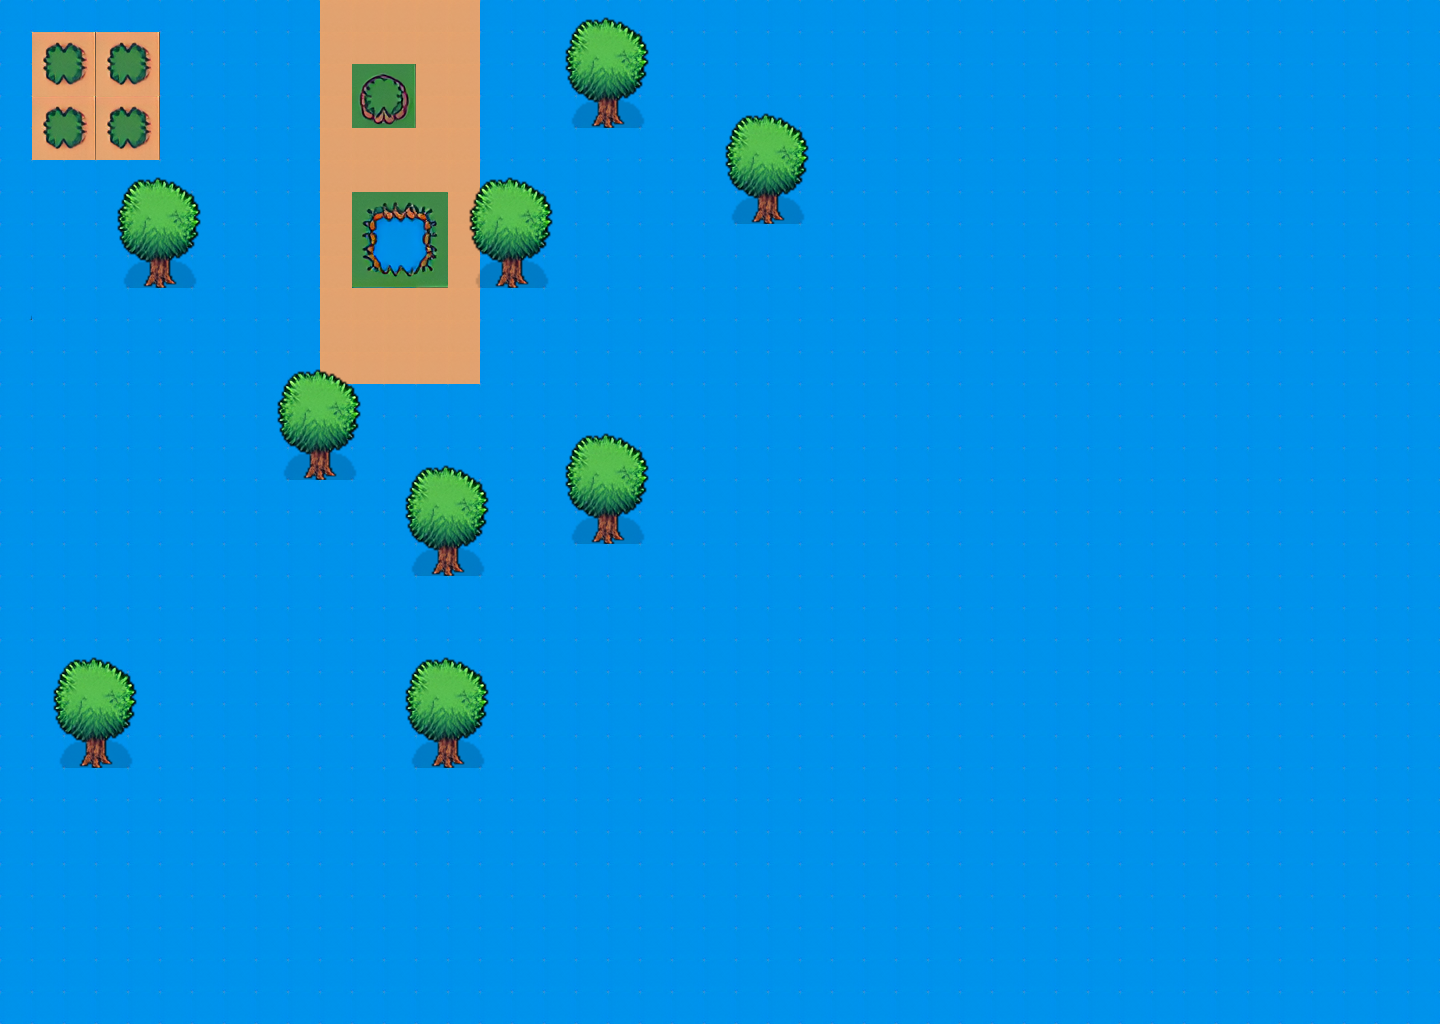

Below is a game level as drawn by its tile map, then a one-line description and the .tmx file that defines it, in full:
An orthogonal 45x32 tile map with 32x32 px tiles, 2 tile layers (first, second), 6 tilesets.

<map version="1.10" tiledversion="1.10.2" orientation="orthogonal" renderorder="right-down" width="45" height="32" tilewidth="32" tileheight="32" infinite="0" nextlayerid="5" nextobjectid="1">
 <tileset firstgid="1" source="Water_Middle.tsx" />
 <tileset firstgid="2" source="Path_Tile.tsx" />
 <tileset firstgid="20" source="Oak_Tree.tsx" />
 <tileset firstgid="40" source="Grass_Middle.tsx" />
 <tileset firstgid="41" source="Cliff_Tile.tsx" />
 <tileset firstgid="59" source="Water_Tile.tsx" />
 <layer id="1" name="first" width="45" height="32">
  <data encoding="csv">
1,1,1,1,1,1,1,1,1,1,6,6,6,6,6,1,1,1,1,1,1,1,1,1,1,1,1,1,1,1,1,1,1,1,1,1,1,1,1,1,1,1,1,1,1,
1,11,12,11,12,1,1,1,1,1,6,6,6,6,6,1,1,1,1,1,1,1,1,1,1,1,1,1,1,1,1,1,1,1,1,1,1,1,1,1,1,1,1,1,1,
1,14,15,14,15,1,1,1,1,1,6,6,6,6,6,1,1,1,1,1,1,1,1,1,1,1,1,1,1,1,1,1,1,1,1,1,1,1,1,1,1,1,1,1,1,
1,11,12,11,12,1,1,1,1,1,6,6,6,6,6,1,1,1,1,1,1,1,1,1,1,1,1,1,1,1,1,1,1,1,1,1,1,1,1,1,1,1,1,1,1,
1,14,15,14,15,1,1,1,1,1,6,6,6,6,6,1,1,1,1,1,1,1,1,1,1,1,1,1,1,1,1,1,1,1,1,1,1,1,1,1,1,1,1,1,1,
1,1,1,1,1,1,1,1,1,1,6,6,6,6,6,1,1,1,1,1,1,1,1,1,1,1,1,1,1,1,1,1,1,1,1,1,1,1,1,1,1,1,1,1,1,
1,1,1,1,1,1,1,1,1,1,6,6,6,6,6,1,1,1,1,1,1,1,1,1,1,1,1,1,1,1,1,1,1,1,1,1,1,1,1,1,1,1,1,1,1,
1,1,1,1,1,1,1,1,1,1,6,6,6,6,6,1,1,1,1,1,1,1,1,1,1,1,1,1,1,1,1,1,1,1,1,1,1,1,1,1,1,1,1,1,1,
1,1,1,1,1,1,1,1,1,1,6,6,6,6,6,1,1,1,1,1,1,1,1,1,1,1,1,1,1,1,1,1,1,1,1,1,1,1,1,1,1,1,1,1,1,
1,1,1,1,1,1,1,1,1,1,6,6,6,6,6,1,1,1,1,1,1,1,1,1,1,1,1,1,1,1,1,1,1,1,1,1,1,1,1,1,1,1,1,1,1,
1,1,1,1,1,1,1,1,1,1,6,6,6,6,6,1,1,1,1,1,1,1,1,1,1,1,1,1,1,1,1,1,1,1,1,1,1,1,1,1,1,1,1,1,1,
1,1,1,1,1,1,1,1,1,1,6,6,6,6,6,1,1,1,1,1,1,1,1,1,1,1,1,1,1,1,1,1,1,1,1,1,1,1,1,1,1,1,1,1,1,
1,1,1,1,1,1,1,1,1,1,1,1,1,1,1,1,1,1,1,1,1,1,1,1,1,1,1,1,1,1,1,1,1,1,1,1,1,1,1,1,1,1,1,1,1,
1,1,1,1,1,1,1,1,1,1,1,1,1,1,1,1,1,1,1,1,1,1,1,1,1,1,1,1,1,1,1,1,1,1,1,1,1,1,1,1,1,1,1,1,1,
1,1,1,1,1,1,1,1,1,1,1,1,1,1,1,1,1,1,1,1,1,1,1,1,1,1,1,1,1,1,1,1,1,1,1,1,1,1,1,1,1,1,1,1,1,
1,1,1,1,1,1,1,1,1,1,1,1,1,1,1,1,1,1,1,1,1,1,1,1,1,1,1,1,1,1,1,1,1,1,1,1,1,1,1,1,1,1,1,1,1,
1,1,1,1,1,1,1,1,1,1,1,1,1,1,1,1,1,1,1,1,1,1,1,1,1,1,1,1,1,1,1,1,1,1,1,1,1,1,1,1,1,1,1,1,1,
1,1,1,1,1,1,1,1,1,1,1,1,1,1,1,1,1,1,1,1,1,1,1,1,1,1,1,1,1,1,1,1,1,1,1,1,1,1,1,1,1,1,1,1,1,
1,1,1,1,1,1,1,1,1,1,1,1,1,1,1,1,1,1,1,1,1,1,1,1,1,1,1,1,1,1,1,1,1,1,1,1,1,1,1,1,1,1,1,1,1,
1,1,1,1,1,1,1,1,1,1,1,1,1,1,1,1,1,1,1,1,1,1,1,1,1,1,1,1,1,1,1,1,1,1,1,1,1,1,1,1,1,1,1,1,1,
1,1,1,1,1,1,1,1,1,1,1,1,1,1,1,1,1,1,1,1,1,1,1,1,1,1,1,1,1,1,1,1,1,1,1,1,1,1,1,1,1,1,1,1,1,
1,1,1,1,1,1,1,1,1,1,1,1,1,1,1,1,1,1,1,1,1,1,1,1,1,1,1,1,1,1,1,1,1,1,1,1,1,1,1,1,1,1,1,1,1,
1,1,1,1,1,1,1,1,1,1,1,1,1,1,1,1,1,1,1,1,1,1,1,1,1,1,1,1,1,1,1,1,1,1,1,1,1,1,1,1,1,1,1,1,1,
1,1,1,1,1,1,1,1,1,1,1,1,1,1,1,1,1,1,1,1,1,1,1,1,1,1,1,1,1,1,1,1,1,1,1,1,1,1,1,1,1,1,1,1,1,
1,1,1,1,1,1,1,1,1,1,1,1,1,1,1,1,1,1,1,1,1,1,1,1,1,1,1,1,1,1,1,1,1,1,1,1,1,1,1,1,1,1,1,1,1,
1,1,1,1,1,1,1,1,1,1,1,1,1,1,1,1,1,1,1,1,1,1,1,1,1,1,1,1,1,1,1,1,1,1,1,1,1,1,1,1,1,1,1,1,1,
1,1,1,1,1,1,1,1,1,1,1,1,1,1,1,1,1,1,1,1,1,1,1,1,1,1,1,1,1,1,1,1,1,1,1,1,1,1,1,1,1,1,1,1,1,
1,1,1,1,1,1,1,1,1,1,1,1,1,1,1,1,1,1,1,1,1,1,1,1,1,1,1,1,1,1,1,1,1,1,1,1,1,1,1,1,1,1,1,1,1,
1,1,1,1,1,1,1,1,1,1,1,1,1,1,1,1,1,1,1,1,1,1,1,1,1,1,1,1,1,1,1,1,1,1,1,1,1,1,1,1,1,1,1,1,1,
1,1,1,1,1,1,1,1,1,1,1,1,1,1,1,1,1,1,1,1,1,1,1,1,1,1,1,1,1,1,1,1,1,1,1,1,1,1,1,1,1,1,1,1,1,
1,1,1,1,1,1,1,1,1,1,1,1,1,1,1,1,1,1,1,1,1,1,1,1,1,1,1,1,1,1,1,1,1,1,1,1,1,1,1,1,1,1,1,1,1,
1,1,1,1,1,1,1,1,1,1,1,1,1,1,1,1,1,1,1,1,1,1,1,1,1,1,1,1,1,1,1,1,1,1,1,1,1,1,1,1,1,1,1,1,1
</data>
 </layer>
 <layer id="4" name="second" width="45" height="32">
  <data encoding="csv">
0,0,0,0,0,0,0,0,0,0,0,0,0,0,0,0,0,20,21,22,23,0,0,0,0,0,0,0,0,0,0,0,0,0,0,0,0,0,0,0,0,0,0,0,0,
0,0,0,0,0,0,0,0,0,0,0,0,0,0,0,0,0,24,25,26,27,0,0,0,0,0,0,0,0,0,0,0,0,0,0,0,0,0,0,0,0,0,0,0,0,
0,0,0,0,0,0,0,0,0,0,0,50,51,0,0,0,0,28,29,30,31,0,0,0,0,0,0,0,0,0,0,0,0,0,0,0,0,0,0,0,0,0,0,0,0,
0,0,0,0,0,0,0,0,0,0,0,53,54,0,0,0,0,32,33,34,35,0,20,21,22,23,0,0,0,0,0,0,0,0,0,0,0,0,0,0,0,0,0,0,0,
0,0,0,0,0,0,0,0,0,0,0,0,0,0,0,0,0,0,0,0,0,0,24,25,26,27,0,0,0,0,0,0,0,0,0,0,0,0,0,0,0,0,0,0,0,
0,0,0,20,21,22,23,0,0,0,0,0,0,0,20,21,22,23,0,0,0,0,28,29,30,31,0,0,0,0,0,0,0,0,0,0,0,0,0,0,0,0,0,0,0,
0,0,0,24,25,26,27,0,0,0,0,59,60,61,24,25,26,27,0,0,0,0,32,33,34,35,0,0,0,0,0,0,0,0,0,0,0,0,0,0,0,0,0,0,0,
0,0,0,28,29,30,31,0,0,0,0,62,63,64,28,29,30,31,0,0,0,0,0,0,0,0,0,0,0,0,0,0,0,0,0,0,0,0,0,0,0,0,0,0,0,
0,0,0,32,33,34,35,0,0,0,0,65,66,67,32,33,34,35,0,0,0,0,0,0,0,0,0,0,0,0,0,0,0,0,0,0,0,0,0,0,0,0,0,0,0,
20,0,0,0,0,0,0,0,0,0,0,0,0,0,0,0,0,0,0,0,0,0,0,0,0,0,0,0,0,0,0,0,0,0,0,0,0,0,0,0,0,0,0,0,0,
0,0,0,0,0,0,0,0,0,0,0,0,0,0,0,0,0,0,0,0,0,0,0,0,0,0,0,0,0,0,0,0,0,0,0,0,0,0,0,0,0,0,0,0,0,
0,0,0,0,0,0,0,0,20,21,22,23,0,0,0,0,0,0,0,0,0,0,0,0,0,0,0,0,0,0,0,0,0,0,0,0,0,0,0,0,0,0,0,0,0,
0,0,0,0,0,0,0,0,24,25,26,27,0,0,0,0,0,0,0,0,0,0,0,0,0,0,0,0,0,0,0,0,0,0,0,0,0,0,0,0,0,0,0,0,0,
0,0,0,0,0,0,0,0,28,29,30,31,0,0,0,0,0,20,21,22,23,0,0,0,0,0,0,0,0,0,0,0,0,0,0,0,0,0,0,0,0,0,0,0,0,
0,0,0,0,0,0,0,0,32,33,34,35,20,21,22,23,0,24,25,26,27,0,0,0,0,0,0,0,0,0,0,0,0,0,0,0,0,0,0,0,0,0,0,0,0,
0,0,0,0,0,0,0,0,0,0,0,0,24,25,26,27,0,28,29,30,31,0,0,0,0,0,0,0,0,0,0,0,0,0,0,0,0,0,0,0,0,0,0,0,0,
0,0,0,0,0,0,0,0,0,0,0,0,28,29,30,31,0,32,33,34,35,0,0,0,0,0,0,0,0,0,0,0,0,0,0,0,0,0,0,0,0,0,0,0,0,
0,0,0,0,0,0,0,0,0,0,0,0,32,33,34,35,0,0,0,0,0,0,0,0,0,0,0,0,0,0,0,0,0,0,0,0,0,0,0,0,0,0,0,0,0,
0,0,0,0,0,0,0,0,0,0,0,0,0,0,0,0,0,0,0,0,0,0,0,0,0,0,0,0,0,0,0,0,0,0,0,0,0,0,0,0,0,0,0,0,0,
0,0,0,0,0,0,0,0,0,0,0,0,0,0,0,0,0,0,0,0,0,0,0,0,0,0,0,0,0,0,0,0,0,0,0,0,0,0,0,0,0,0,0,0,0,
0,20,21,22,23,0,0,0,0,0,0,0,20,21,22,23,0,0,0,0,0,0,0,0,0,0,0,0,0,0,0,0,0,0,0,0,0,0,0,0,0,0,0,0,0,
0,24,25,26,27,0,0,0,0,0,0,0,24,25,26,27,0,0,0,0,0,0,0,0,0,0,0,0,0,0,0,0,0,0,0,0,0,0,0,0,0,0,0,0,0,
0,28,29,30,31,0,0,0,0,0,0,0,28,29,30,31,0,0,0,0,0,0,0,0,0,0,0,0,0,0,0,0,0,0,0,0,0,0,0,0,0,0,0,0,0,
0,32,33,34,35,0,0,0,0,0,0,0,32,33,34,35,0,0,0,0,0,0,0,0,0,0,0,0,0,0,0,0,0,0,0,0,0,0,0,0,0,0,0,0,0,
0,0,0,0,0,0,0,0,0,0,0,0,0,0,0,0,0,0,0,0,0,0,0,0,0,0,0,0,0,0,0,0,0,0,0,0,0,0,0,0,0,0,0,0,0,
0,0,0,0,0,0,0,0,0,0,0,0,0,0,0,0,0,0,0,0,0,0,0,0,0,0,0,0,0,0,0,0,0,0,0,0,0,0,0,0,0,0,0,0,0,
0,0,0,0,0,0,0,0,0,0,0,0,0,0,0,0,0,0,0,0,0,0,0,0,0,0,0,0,0,0,0,0,0,0,0,0,0,0,0,0,0,0,0,0,0,
0,0,0,0,0,0,0,0,0,0,0,0,0,0,0,0,0,0,0,0,0,0,0,0,0,0,0,0,0,0,0,0,0,0,0,0,0,0,0,0,0,0,0,0,0,
0,0,0,0,0,0,0,0,0,0,0,0,0,0,0,0,0,0,0,0,0,0,0,0,0,0,0,0,0,0,0,0,0,0,0,0,0,0,0,0,0,0,0,0,0,
0,0,0,0,0,0,0,0,0,0,0,0,0,0,0,0,0,0,0,0,0,0,0,0,0,0,0,0,0,0,0,0,0,0,0,0,0,0,0,0,0,0,0,0,0,
0,0,0,0,0,0,0,0,0,0,0,0,0,0,0,0,0,0,0,0,0,0,0,0,0,0,0,0,0,0,0,0,0,0,0,0,0,0,0,0,0,0,0,0,0,
0,0,0,0,0,0,0,0,0,0,0,0,0,0,0,0,0,0,0,0,0,0,0,0,0,0,0,0,0,0,0,0,0,0,0,0,0,0,0,0,0,0,0,0,0
</data>
 </layer>
</map>